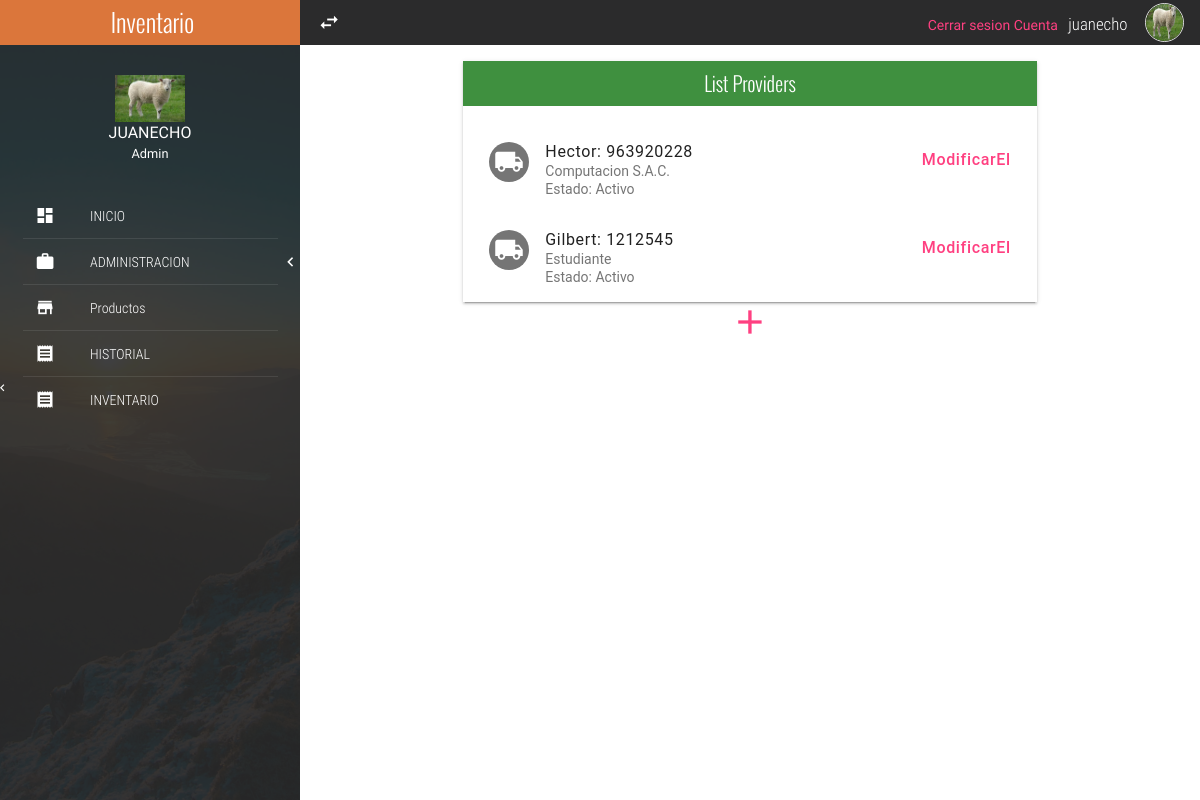
The page /provider/ (signed in) on the database its author committed.
### accounts/models.py (models this page shows, shortened)
class Account(models.Model):
    user = models.OneToOneField(User, on_delete=models.CASCADE)
    photo = models.ImageField(default='default.jpg',upload_to='profile_pics')

### provider/models.py (models this page shows, shortened)
class Provider(models.Model):
	provider_status = [
		(1,"Activo"),
		(2,"Inactivo"),
	]
	ruc = models.IntegerField()
	razonSocial = models.CharField(max_length = 100)
	persona = models.CharField(max_length = 100)
	direccion = models.CharField(max_length = 200)
	email = models.EmailField(max_length = 254)
	telefono = models.IntegerField()
	estado =  models.IntegerField(
		null=False, blank=False,
		choices=provider_status,
		default=1,
	)

### provider/views.py (the view)
# urls.py: path('provider/', providers, name='provider'),
def providers (request):
	context = {
		'provs' : Provider.objects.all(),
	}
	return render(request, 'provider/proveedores.html',context)

### provider/templates/provider/proveedores.html
{% extends 'index.html' %}
{% block content %}
		<div class="a">
			<div class="mdl-tabs__panel">
				<div class="mdl-grid">
					<div class="mdl-cell mdl-cell--4-col-phone mdl-cell--8-col-tablet mdl-cell--8-col-desktop mdl-cell--2-offset-desktop">
						<div class="full-width panel mdl-shadow--2dp">
							<div class="full-width panel-tittle bg-success text-center tittles">
								List Providers
							</div>
							<div class="full-width panel-content">
								{% for prov in provs %}
									<div class="mdl-list">
									<div class="mdl-list__item mdl-list__item--two-line">
										<span class="mdl-list__item-primary-content">
											<i class="zmdi zmdi-truck mdl-list__item-avatar"></i>
											<span>
												{{prov.persona}}:
												{{prov.telefono}}
											</span>
											<span class="mdl-list__item-sub-title">
												{{prov.razonSocial}}
											</span>
											<p class="mdl-list__item-sub-title">
												{% if prov.estado == 1 %}
													Estado: Activo
												{% else %}
													Estado: Inactivo
												{% endif %}
											</p>
										</span>
										<a class="mdl-list__item-secondary-action" href="{% url 'modificarProveedor' prov.id %}">Modificar</a>
										<a class="mdl-list__item-secondary-action" href="{% url 'eliminarProveedor' prov.id %}"> El</a>
									</div>
								</div>
								{% endfor %}
							</div>
						</div>
						<p class="text-center">
							<a href="{% url 'crearProveedor' %}"
								style="font-size: 40px;"
							>
							<i class="zmdi zmdi-plus"></i></a>
						</p>
					</div>
				</div>
			</div>
		</div>
{% endblock %}

### templates/index.html (shortened to what this page needs)
{% load static %}
<!DOCTYPE html>
<html lang="es">
<head>
	<link rel="stylesheet" href="http://cdn.jsdelivr.net/npm/bootstrap@4.1.3/dist/css/bootstrap.min.css">
	<link rel="stylesheet" href="{% static 'css/normalize.css' %}">
	<link rel="stylesheet" href="{% static 'css/sweetalert2.css' %}">
	<link rel="stylesheet" href="{% static 'css/material.min.css' %}">
	<link rel="stylesheet" href="{% static 'css/material-design-iconic-font.min.css' %}">
	<link rel="stylesheet" href="{% static 'css/jquery.mCustomScrollbar.css' %}">
	<link rel="stylesheet" href="{% static 'css/main.css' %}">
</head>
<body>
	<section class="full-width navLateral">
		<div class="full-width navLateral-bg btn-menu"></div>
		<div class="full-width navLateral-body">
			<div class="full-width navLateral-body-logo text-center tittles">
				 Inventario
			</div>
			<figure class="full-width navLateral-body-tittle-menu">
				<div>
					<img src="{{ user.account.photo.url }}" alt="Avatar" class="img-responsive">
				</div>
				<figcaption>
					<span>
						{{ user.username | upper }}<br>
						<small>Admin</small>
					</span>
				</figcaption>
			</figure>
			<nav class="full-width">
				<ul class="full-width list-unstyle menu-principal">
					<li class="full-width">
						<a href="{% url 'homePage' %}" class="full-width">
							<div class="navLateral-body-cl">
								<i class="zmdi zmdi-view-dashboard"></i>
							</div>
							<div class="navLateral-body-cr">
								INICIO
							</div>
						</a>
					</li>
					<li class="full-width divider-menu-h"></li>
					<li class="full-width">
						<a href="#" class="full-width btn-subMenu">
							<div class="navLateral-body-cl">
								<i class="zmdi zmdi-case"></i>
							</div>
							<div class="navLateral-body-cr">
								ADMINISTRACION
							</div>
							<span class="zmdi zmdi-chevron-left"></span>
						</a>
					</li>
					<li class="full-width divider-menu-h"></li>
					<li class="full-width">
						<a href="{% url 'listProduct' %}" class="full-width">
							<div class="navLateral-body-cl">
								<i class="zmdi zmdi-store"></i>
							</div>
							<div class="navLateral-body-cr">
								Productos
							</div>
						</a>
					</li>
					<li class="full-width divider-menu-h"></li>
					<li class="full-width">
						<a href="{% url 'historial' %}" class="full-width">
							<div class="navLateral-body-cl">
								<i class="zmdi zmdi-receipt"></i>
							</div>
							<div class="navLateral-body-cr">
								HISTORIAL
							</div>
							<span class="zmdi zmdi-chevron-left"></span>
						</a>
					</li>
					<li class="full-width divider-menu-h"></li>
					<li class="full-width">
						<a href="{% url 'inventory' %}" class="full-width">
							<div class="navLateral-body-cl">
								<i class="zmdi zmdi-receipt"></i>
							</div>
							<div class="navLateral-body-cr">
								INVENTARIO
							</div>
						</a>
					</li>
				</ul>
			</nav>
		</div>
	</section>
	<section class="full-width pageContent">
		<div class="full-width navBar">
			<div class="full-width navBar-options">
				<i class="zmdi zmdi-swap btn-menu" id="btn-menu"></i>
				<nav class="navBar-options-list">
					<ul class="list-unstyle">
						<a href="{% url 'logout' %}">Cerrar sesion</a>
						<a href="{% url 'account' %}">Cuenta</a>
						<li class="text-condensedLight noLink" ><small>{{user.username}}</small></li>
						<li class="noLink">
							<figure >
								<img  src="{{ user.account.photo.url }}" alt="Avatar" class="img-responsive">
							</figure>
						</li>
					</ul>
				</nav>
			</div>
		</div>
		{% block content %}{% endblock %}
	</section>
</body>
</html>

### static/css/main.css (style rules this page uses)
:root { --color-text: #3F51B5; --primary-color: #2B2B2C; --acent-color: #DB763B; }
html, body { width: 100%; height: 100%; margin: 0; padding: 0; font-size: 16px; font-family: "RobotoRegular"; position: relative; background-color: #fff; }
.text-condensedLight { font-family: "RobotoCondensedLight"; }
.text-center { text-align: center; }
.tittles { font-family: "OswaldLight"; }
.full-width { margin: 0; padding: 0; width: 100%; box-sizing: border-box; }
.list-unstyle { margin: 0; padding: 0; list-style: none; box-sizing: border-box; }
.img-responsive { width: 100%; height: auto; }
.divider-menu-h { height: 0; border-top: 1px solid rgba(255, 255, 255, .09); width: 85%; margin: 0 auto; }
.mdl-list__item-avatar { line-height: 40px; text-align: center; font-size: 30px; }
.panel { height: auto; }
.panel-tittle { height: 45px; display: block; line-height: 45px; color: #fff; font-size: 20px; }
.panel-content { display: block; padding: 10px; }
.bg-success { background-color: #3f903f !important; }
.navBar { background-color: var(--primary-color); height: 45px; color: #fff; }
.navBar-options { line-height: 45px; height: 45px; position: absolute; width: 100%; top: 0; right: 0; padding: 0; transition: all .3s ease-in-out; }
.navBar-options .btn-menu, .navBar-options-list { line-height: 45px; position: absolute; top: 0; height: 45px; margin: 0; padding: 0; }
.navBar-options .btn-menu { width: 40px; left: 0; font-size: 23px; cursor: pointer; user-select: none; text-align: center; outline: none; margin-left: 9px; }
.navBar-options-list { right: 9px; }
.navBar-options-list .noLink { cursor: inherit !important; }
.navBar-options-list ul { height: 45px; }
.navBar-options-list ul li { height: 45px; line-height: 45px; cursor: pointer; display: inline-block; padding: 0 7px; font-size: 21px; -moz-user-select: none; -webkit-user-select: none; -ms-user-select: none; }
.navBar-options-list ul li { outline: none; }
.navBar-options-list ul li figure, .navBar-options-list ul li figure img { margin: 0; padding: 0; padding-top: 0; margin-top: 0; box-sizing: border-box; }
.navBar-options-list ul li figure { height: 45px; }
.navBar-options-list ul li figure img { border: 1px solid #E1E1E1; border-radius: 50%; width: 39px; height: 39px; margin-bottom: 3px; }
.navLateral, .navLateral-body, .navLateral-bg { position: absolute; top: 0; height: 100%; }
.navLateral { left: 0; width: 300px; z-index: 100; transition: all .3s ease-in-out; background-image: url("../assets/img/FontNavLateral.jpg"); background-size: cover; color: #fff; overflow: hidden; }
.navLateral-body { z-index: 82; left: 0; padding-bottom: 30px; background-color: rgba(43, 43, 44, .9); }
.navLateral-body-logo { height: 45px; line-height: 45px; color: #fff; width: 100%; font-size: 25px; background-color: var(--acent-color); }
.navLateral-body-cl, .navLateral-body-cr { box-sizing: border-box; height: 77px; float: left; margin: 0; padding: 0; position: relative; }
.navLateral-body-cl { width: 30%; }
.navLateral-body-cr { width: 70%; font-family: "RobotoCondensedLight"; }
.navLateral-body-tittle-menu { text-align: center; padding: 30px 0; }
.navLateral-body-tittle-menu img { max-width: 70px; }
.menu-principal li, .menu-principal li a { display: block; }
.menu-principal li a { height: 45px; color: #fff; position: relative; transition: all .3s ease-in-out; }
.menu-principal li a div.navLateral-body-cl, .menu-principal li a div.navLateral-body-cr { height: 45px; line-height: 45px; }
.menu-principal li a div.navLateral-body-cl { text-align: center; font-size: 20px; }
.btn-subMenu span { position: absolute; top: 0; right: 7px; line-height: 45px; height: 45px; font-size: 19px; }
.pageContent { padding-left: 300px; width: 100%; height: 100%; overflow: hidden; z-index: 77; background-color: #fff; transition: all .3s ease-in-out; }

### rows shown on the page
Provider: persona "Hector", telefono "963920228", razonSocial "Computacion S.A.C.", estado "Estado: Activo"
Provider: persona "Gilbert", telefono "1212545", razonSocial "Estudiante", estado "Estado: Activo"

### other values the page prints
{{ user.username | upper }} "JUANECHO"
{{ user.username }} "juanecho"
